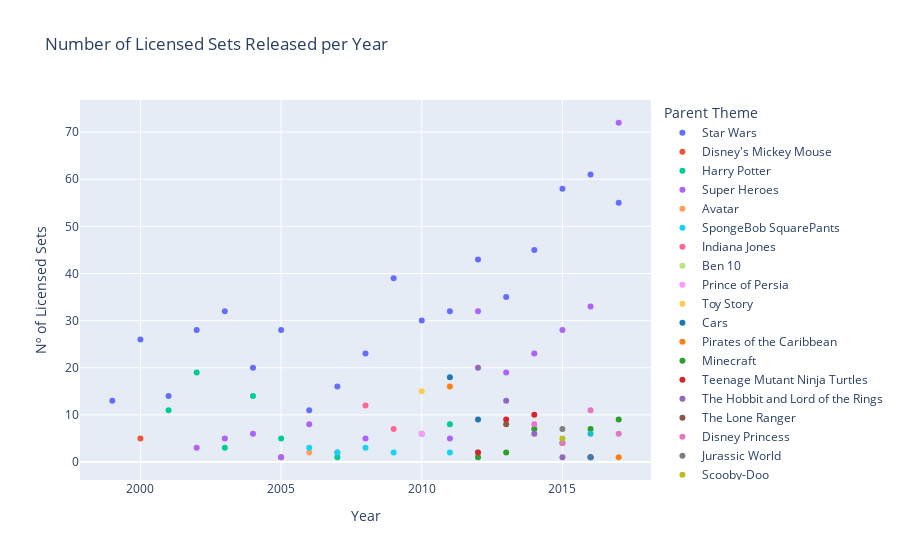

Notebook code cell kept with this figure:
### Code cell
# Filtrar los sets que tienen licencia
licensed_sets = lego_merge[lego_merge['is_licensed'] == True]

# Agrupar los datos por año y contar la cantidad de sets con licencia lanzados en cada año
licensed_sets_per_year = licensed_sets.groupby(['year', 'parent_theme']).size().reset_index(name='set_count')

custom_colors = px.colors.qualitative.Plotly + px.colors.qualitative.D3 + px.colors.qualitative.Set1

# Crear el gráfico de dispersión
fig = px.scatter(licensed_sets_per_year, x='year', y='set_count', color='parent_theme',
                 title='Number of Licensed Sets Released per Year',
                 labels={'year': 'Year', 'set_count': 'Nº of Licensed Sets', 'parent_theme': 'Parent Theme'},
                 hover_data={'parent_theme': True, 'set_count': True},
                 color_discrete_sequence=custom_colors)

# Mostrar el gráfico
fig.show()

### Figure 1 — Plotly figure (JSON) as saved in the notebook; plotly's stock layout.template omitted (floating-point values rounded to 4 significant figures)
{"data": [{"customdata": [["Star Wars"], ["Star Wars"], ["Star Wars"], ["Star Wars"], ["Star Wars"], ["Star Wars"], ["Star Wars"], ["Star Wars"], ["Star Wars"], ["Star Wars"], ["Star Wars"], ["Star Wars"], ["Star Wars"], ["Star Wars"], ["Star Wars"], ["Star Wars"], ["Star Wars"], ["Star Wars"], ["Star Wars"]], "hovertemplate": "Parent Theme=%{customdata[0]}<br>Year=%{x}<br>Nº of Licensed Sets=%{y}<extra></extra>", "legendgroup": "Star Wars", "marker": {"color": "#636EFA", "symbol": "circle"}, "mode": "markers", "name": "Star Wars", "orientation": "v", "showlegend": true, "type": "scatter", "x": [1999, 2000, 2001, 2002, 2003, 2004, 2005, 2006, 2007, 2008, 2009, 2010, 2011, 2012, 2013, 2014, 2015, 2016, 2017], "xaxis": "x", "y": [13, 26, 14, 28, 32, 20, 28, 11, 16, 23, 39, 30, 32, 43, 35, 45, 58, 61, 55], "yaxis": "y"}, {"customdata": [["Disney's Mickey Mouse"], ["Disney's Mickey Mouse"]], "hovertemplate": "Parent Theme=%{customdata[0]}<br>Year=%{x}<br>Nº of Licensed Sets=%{y}<extra></extra>", "legendgroup": "Disney's Mickey Mouse", "marker": {"color": "#EF553B", "symbol": "circle"}, "mode": "markers", "name": "Disney's Mickey Mouse", "orientation": "v", "showlegend": true, "type": "scatter", "x": [2000, 2005], "xaxis": "x", "y": [5, 1], "yaxis": "y"}, {"customdata": [["Harry Potter"], ["Harry Potter"], ["Harry Potter"], ["Harry Potter"], ["Harry Potter"], ["Harry Potter"], ["Harry Potter"], ["Harry Potter"]], "hovertemplate": "Parent Theme=%{customdata[0]}<br>Year=%{x}<br>Nº of Licensed Sets=%{y}<extra></extra>", "legendgroup": "Harry Potter", "marker": {"color": "#00CC96", "symbol": "circle"}, "mode": "markers", "name": "Harry Potter", "orientation": "v", "showlegend": true, "type": "scatter", "x": [2001, 2002, 2003, 2004, 2005, 2007, 2010, 2011], "xaxis": "x", "y": [11, 19, 3, 14, 5, 1, 6, 8], "yaxis": "y"}, {"customdata": [["Super Heroes"], ["Super Heroes"], ["Super Heroes"], ["Super Heroes"], ["Super Heroes"], ["Super Heroes"], ["Super Heroes"], ["Super Heroes"], ["Super Heroes"], ["Super Heroes"], ["Super Heroes"], ["Super Heroes"], ["Super Heroes"], ["Super Heroes"]], "hovertemplate": "Parent Theme=%{customdata[0]}<br>Year=%{x}<br>Nº of Licensed Sets=%{y}<extra></extra>", "legendgroup": "Super Heroes", "marker": {"color": "#AB63FA", "symbol": "circle"}, "mode": "markers", "name": "Super Heroes", "orientation": "v", "showlegend": true, "type": "scatter", "x": [2002, 2003, 2004, 2005, 2006, 2007, 2008, 2011, 2012, 2013, 2014, 2015, 2016, 2017], "xaxis": "x", "y": [3, 5, 6, 1, 8, 2, 5, 5, 32, 19, 23, 28, 33, 72], "yaxis": "y"}, {"customdata": [["Avatar"]], "hovertemplate": "Parent Theme=%{customdata[0]}<br>Year=%{x}<br>Nº of Licensed Sets=%{y}<extra></extra>", "legendgroup": "Avatar", "marker": {"color": "#FFA15A", "symbol": "circle"}, "mode": "markers", "name": "Avatar", "orientation": "v", "showlegend": true, "type": "scatter", "x": [2006], "xaxis": "x", "y": [2], "yaxis": "y"}, {"customdata": [["SpongeBob SquarePants"], ["SpongeBob SquarePants"], ["SpongeBob SquarePants"], ["SpongeBob SquarePants"], ["SpongeBob SquarePants"], ["SpongeBob SquarePants"]], "hovertemplate": "Parent Theme=%{customdata[0]}<br>Year=%{x}<br>Nº of Licensed Sets=%{y}<extra></extra>", "legendgroup": "SpongeBob SquarePants", "marker": {"color": "#19D3F3", "symbol": "circle"}, "mode": "markers", "name": "SpongeBob SquarePants", "orientation": "v", "showlegend": true, "type": "scatter", "x": [2006, 2007, 2008, 2009, 2011, 2012], "xaxis": "x", "y": [3, 2, 3, 2, 2, 2], "yaxis": "y"}, {"customdata": [["Indiana Jones"], ["Indiana Jones"]], "hovertemplate": "Parent Theme=%{customdata[0]}<br>Year=%{x}<br>Nº of Licensed Sets=%{y}<extra></extra>", "legendgroup": "Indiana Jones", "marker": {"color": "#FF6692", "symbol": "circle"}, "mode": "markers", "name": "Indiana Jones", "orientation": "v", "showlegend": true, "type": "scatter", "x": [2008, 2009], "xaxis": "x", "y": [12, 7], "yaxis": "y"}, {"customdata": [["Ben 10"]], "hovertemplate": "Parent Theme=%{customdata[0]}<br>Year=%{x}<br>Nº of Licensed Sets=%{y}<extra></extra>", "legendgroup": "Ben 10", "marker": {"color": "#B6E880", "symbol": "circle"}, "mode": "markers", "name": "Ben 10", "orientation": "v", "showlegend": true, "type": "scatter", "x": [2010], "xaxis": "x", "y": [6], "yaxis": "y"}, {"customdata": [["Prince of Persia"]], "hovertemplate": "Parent Theme=%{customdata[0]}<br>Year=%{x}<br>Nº of Licensed Sets=%{y}<extra></extra>", "legendgroup": "Prince of Persia", "marker": {"color": "#FF97FF", "symbol": "circle"}, "mode": "markers", "name": "Prince of Persia", "orientation": "v", "showlegend": true, "type": "scatter", "x": [2010], "xaxis": "x", "y": [6], "yaxis": "y"}, {"customdata": [["Toy Story"]], "hovertemplate": "Parent Theme=%{customdata[0]}<br>Year=%{x}<br>Nº of Licensed Sets=%{y}<extra></extra>", "legendgroup": "Toy Story", "marker": {"color": "#FECB52", "symbol": "circle"}, "mode": "markers", "name": "Toy Story", "orientation": "v", "showlegend": true, "type": "scatter", "x": [2010], "xaxis": "x", "y": [15], "yaxis": "y"}, {"customdata": [["Cars"], ["Cars"]], "hovertemplate": "Parent Theme=%{customdata[0]}<br>Year=%{x}<br>Nº of Licensed Sets=%{y}<extra></extra>", "legendgroup": "Cars", "marker": {"color": "#1F77B4", "symbol": "circle"}, "mode": "markers", "name": "Cars", "orientation": "v", "showlegend": true, "type": "scatter", "x": [2011, 2012], "xaxis": "x", "y": [18, 9], "yaxis": "y"}, {"customdata": [["Pirates of the Caribbean"], ["Pirates of the Caribbean"]], "hovertemplate": "Parent Theme=%{customdata[0]}<br>Year=%{x}<br>Nº of Licensed Sets=%{y}<extra></extra>", "legendgroup": "Pirates of the Caribbean", "marker": {"color": "#FF7F0E", "symbol": "circle"}, "mode": "markers", "name": "Pirates of the Caribbean", "orientation": "v", "showlegend": true, "type": "scatter", "x": [2011, 2017], "xaxis": "x", "y": [16, 1], "yaxis": "y"}, {"customdata": [["Minecraft"], ["Minecraft"], ["Minecraft"], ["Minecraft"], ["Minecraft"], ["Minecraft"]], "hovertemplate": "Parent Theme=%{customdata[0]}<br>Year=%{x}<br>Nº of Licensed Sets=%{y}<extra></extra>", "legendgroup": "Minecraft", "marker": {"color": "#2CA02C", "symbol": "circle"}, "mode": "markers", "name": "Minecraft", "orientation": "v", "showlegend": true, "type": "scatter", "x": [2012, 2013, 2014, 2015, 2016, 2017], "xaxis": "x", "y": [1, 2, 7, 4, 7, 9], "yaxis": "y"}, {"customdata": [["Teenage Mutant Ninja Turtles"], ["Teenage Mutant Ninja Turtles"], ["Teenage Mutant Ninja Turtles"]], "hovertemplate": "Parent Theme=%{customdata[0]}<br>Year=%{x}<br>Nº of Licensed Sets=%{y}<extra></extra>", "legendgroup": "Teenage Mutant Ninja Turtles", "marker": {"color": "#D62728", "symbol": "circle"}, "mode": "markers", "name": "Teenage Mutant Ninja Turtles", "orientation": "v", "showlegend": true, "type": "scatter", "x": [2012, 2013, 2014], "xaxis": "x", "y": [2, 9, 10], "yaxis": "y"}, {"customdata": [["The Hobbit and Lord of the Rings"], ["The Hobbit and Lord of the Rings"], ["The Hobbit and Lord of the Rings"], ["The Hobbit and Lord of the Rings"]], "hovertemplate": "Parent Theme=%{customdata[0]}<br>Year=%{x}<br>Nº of Licensed Sets=%{y}<extra></extra>", "legendgroup": "The Hobbit and Lord of the Rings", "marker": {"color": "#9467BD", "symbol": "circle"}, "mode": "markers", "name": "The Hobbit and Lord of the Rings", "orientation": "v", "showlegend": true, "type": "scatter", "x": [2012, 2013, 2014, 2015], "xaxis": "x", "y": [20, 13, 6, 1], "yaxis": "y"}, {"customdata": [["The Lone Ranger"]], "hovertemplate": "Parent Theme=%{customdata[0]}<br>Year=%{x}<br>Nº of Licensed Sets=%{y}<extra></extra>", "legendgroup": "The Lone Ranger", "marker": {"color": "#8C564B", "symbol": "circle"}, "mode": "markers", "name": "The Lone Ranger", "orientation": "v", "showlegend": true, "type": "scatter", "x": [2013], "xaxis": "x", "y": [8], "yaxis": "y"}, {"customdata": [["Disney Princess"], ["Disney Princess"], ["Disney Princess"], ["Disney Princess"]], "hovertemplate": "Parent Theme=%{customdata[0]}<br>Year=%{x}<br>Nº of Licensed Sets=%{y}<extra></extra>", "legendgroup": "Disney Princess", "marker": {"color": "#E377C2", "symbol": "circle"}, "mode": "markers", "name": "Disney Princess", "orientation": "v", "showlegend": true, "type": "scatter", "x": [2014, 2015, 2016, 2017], "xaxis": "x", "y": [8, 4, 11, 6], "yaxis": "y"}, {"customdata": [["Jurassic World"]], "hovertemplate": "Parent Theme=%{customdata[0]}<br>Year=%{x}<br>Nº of Licensed Sets=%{y}<extra></extra>", "legendgroup": "Jurassic World", "marker": {"color": "#7F7F7F", "symbol": "circle"}, "mode": "markers", "name": "Jurassic World", "orientation": "v", "showlegend": true, "type": "scatter", "x": [2015], "xaxis": "x", "y": [7], "yaxis": "y"}, {"customdata": [["Scooby-Doo"], ["Scooby-Doo"]], "hovertemplate": "Parent Theme=%{customdata[0]}<br>Year=%{x}<br>Nº of Licensed Sets=%{y}<extra></extra>", "legendgroup": "Scooby-Doo", "marker": {"color": "#BCBD22", "symbol": "circle"}, "mode": "markers", "name": "Scooby-Doo", "orientation": "v", "showlegend": true, "type": "scatter", "x": [2015, 2016], "xaxis": "x", "y": [5, 1], "yaxis": "y"}, {"customdata": [["Angry Birds"]], "hovertemplate": "Parent Theme=%{customdata[0]}<br>Year=%{x}<br>Nº of Licensed Sets=%{y}<extra></extra>", "legendgroup": "Angry Birds", "marker": {"color": "#17BECF", "symbol": "circle"}, "mode": "markers", "name": "Angry Birds", "orientation": "v", "showlegend": true, "type": "scatter", "x": [2016], "xaxis": "x", "y": [6], "yaxis": "y"}, {"customdata": [["Disney"]], "hovertemplate": "Parent Theme=%{customdata[0]}<br>Year=%{x}<br>Nº of Licensed Sets=%{y}<extra></extra>", "legendgroup": "Disney", "marker": {"color": "rgb(228,26,28)", "symbol": "circle"}, "mode": "markers", "name": "Disney", "orientation": "v", "showlegend": true, "type": "scatter", "x": [2016], "xaxis": "x", "y": [1], "yaxis": "y"}, {"customdata": [["Ghostbusters"]], "hovertemplate": "Parent Theme=%{customdata[0]}<br>Year=%{x}<br>Nº of Licensed Sets=%{y}<extra></extra>", "legendgroup": "Ghostbusters", "marker": {"color": "rgb(55,126,184)", "symbol": "circle"}, "mode": "markers", "name": "Ghostbusters", "orientation": "v", "showlegend": true, "type": "scatter", "x": [2016], "xaxis": "x", "y": [1], "yaxis": "y"}], "layout": {"legend": {"title": {"text": "Parent Theme"}, "tracegroupgap": 0}, "title": {"text": "Number of Licensed Sets Released per Year"}, "xaxis": {"anchor": "y", "domain": [0, 1], "title": {"text": "Year"}}, "yaxis": {"anchor": "x", "domain": [0, 1], "title": {"text": "Nº of Licensed Sets"}}}}
